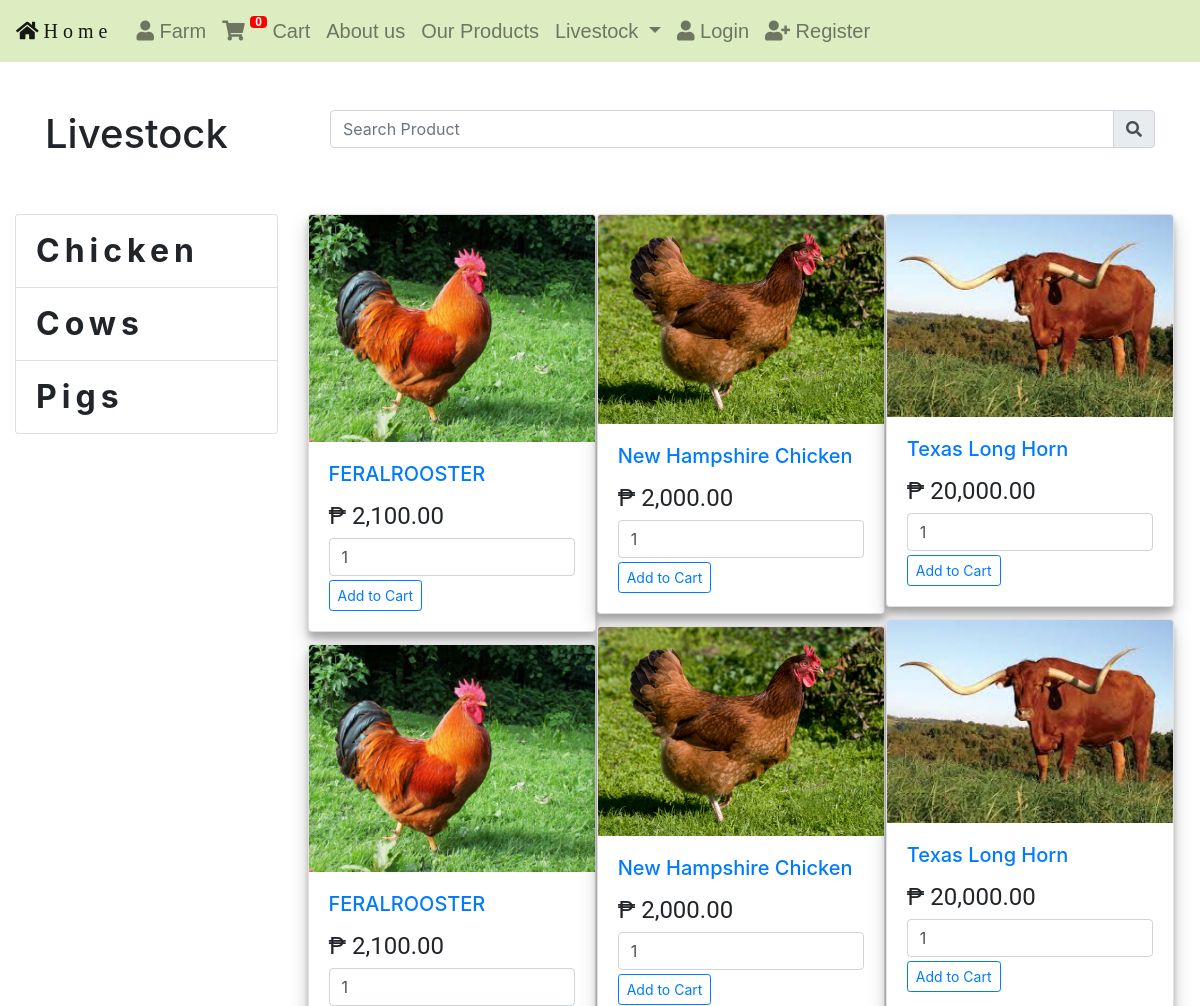
The page /views/farm.php (upper part) on the database as committed earlier.
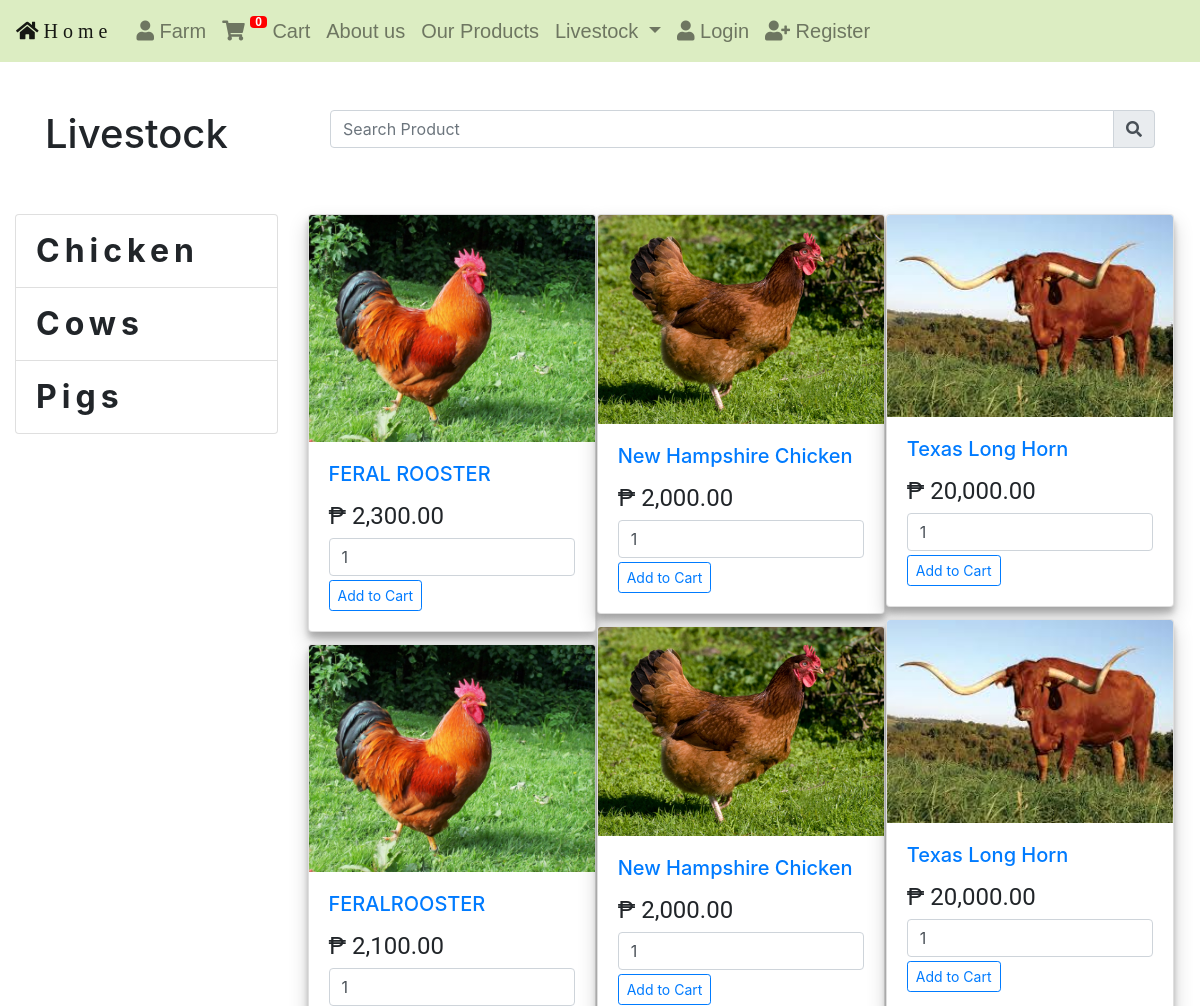
The same page on the database as committed later.
### tables this page shows
CREATE TABLE `categories` (
  `id` int(11) NOT NULL AUTO_INCREMENT,
  `name` varchar(255) DEFAULT NULL,
  PRIMARY KEY (`id`)
);

CREATE TABLE `items` (
  `id` int(11) NOT NULL AUTO_INCREMENT,
  `item_name` varchar(255) DEFAULT NULL,
  `price` decimal(10,0) DEFAULT NULL,
  `description` text NOT NULL,
  `image` varchar(255) DEFAULT NULL,
  `category_id` int(11) DEFAULT NULL,
  PRIMARY KEY (`id`),
  KEY `category_id` (`category_id`),
  CONSTRAINT `items_ibfk_1` FOREIGN KEY (`category_id`) REFERENCES `categories` (`id`)
);

### controllers/get_categories.php (called while the page is built)
<?php
require_once("connect.php");
$sql = "SELECT * FROM categories";
$result = mysqli_query($conn, $sql);
if($result) {
	$categories = mysqli_fetch_all($result, MYSQLI_ASSOC);
}
?>

### controllers/get_product.php (called while the page is built, shortened)
<?php
require_once("connect.php");
$sql = "SELECT * FROM items";
$result = mysqli_query($conn, $sql);
if($result) {
	$items = mysqli_fetch_all($result, MYSQLI_ASSOC);
}

### views/farm.php (the view, shortened to what this page needs)
<?php
require_once("../controllers/connect.php");
require_once("../controllers/get_categories.php");
require_once("../controllers/get_product.php");
require_once("../partials/start_body.php");
?>
  <?php require_once("../partials/navbar.php"); ?>
	<main id="main" class="role farm-product">
		<div class="container">
			<div class="row pt-5">
				<div class="col-lg-3">
					<h1 class="text-left">Livestock</h1>
				</div>
				<div class="col-lg-9">
					<div class="input-group">
						<input id="search-form" type="text" name="search" class="form-control" placeholder="Search Product">
						<div class="input-group-append">
							<span class="input-group-text" id="search-icon"><i class="fas fa-search"></i></span>
						</div>
					</div>
				</div>
			</div>
		</div>
		<div class="container-fluid mt-5">
			<section class="row">
				<div class="category-container col-md-3">
					<ul class="livestock list-group">
						<?php foreach($categories as $category): ?>
							<li class="list-group-item" id="<?php echo $category['id'] ?>"> <?php echo $category["name"] ?></li>
						<?php endforeach; ?>
					</ul>
				</div>
				<div class="products-container col-md-9">
					<div class="card-columns">
						<?php foreach($items as $item): ?>
							<div class="card" style="width: 18rem;">
								<img class="card-img-top" src="../app/assets/images/<?php echo $item['image'] ?>" alt="Card image cap">
								<div class="card-body">
									<h5 class="card-title">
										<a href="product.php?id=<?php echo $item['id'] ?>"><?php echo $item['item_name'] ?></a>
									</h5>
									<p class="card-text mb-1">₱ <?php echo number_format($item['price'], 2, ".", ",") ?></p>
									<input type="number" class="form-control" value=1>
									<button data-id="<?php echo $item["id"] ?>" class="add-cart btn btn-sm btn-outline-primary mt-1"> Add to Cart </button>
								</div>
							</div>
						<?php endforeach; ?>
					</div>
				</div>
			</section>
		</div>
	</main>
	<?php require_once("../partials/end_body.php") ?>

### partials/start_body.php (shortened to what this page needs)
<!DOCTYPE html>
<html>
<head>
	<link rel="stylesheet" href="https://stackpath.bootstrapcdn.com/bootstrap/4.1.3/css/bootstrap.min.css">
  <link rel="stylesheet" type="text/css" href="../app/assets/css/swiper.min.css">
  <link rel="stylesheet" type="text/css" href="../views/style.css">
  <link rel="stylesheet" href="https://use.fontawesome.com/releases/v5.5.0/css/all.css">
  <link rel="stylesheet" type="text/css" href="../views/animate.css">
</head>
<body>

### partials/navbar.php (shortened to what this page needs)
<?php
$section = null;
?>
<nav id="navigation" class="navbar navbar-expand-lg navbar-light">
  <a id="modern-farmers" class="navbar-brand" href="index.php"><i class="fas fa-home"></i>Home</a>
  <div class="collapse navbar-collapse" id="navbarSupportedContent">
    <ul class="navbar-nav mr-auto">
     <?php if((!isset($_SESSION['user'])) || ((isset($_SESSION['user'])) && ($_SESSION['user']['role_id'] == 2) )) { ?>
      <li class="nav-item">
        <a class="nav-link <?php if($section == "catalog") { echo "active"; } ?>" href="../views/farm.php?section=catalog"><i class="fas fa-user"></i> Farm </a>
      </li>
      <li class="nav-item">
        <a class="nav-link <?php if($section == "cart") { echo "active"; } ?>" href="/capstone2-ecommerce/views/cart.php?section=cart"><i class="fas fa-shopping-cart"></i>
          <span id="cart-count" class="badge badge-light"></sup>
            <?php
            if(isset($_SESSION["cart"])) {
             echo array_sum($_SESSION["cart"]);
           } else {
            echo 0;
          }
          ?>
        </span>
        Cart
      </a>
    </li>
  <?php } ?>
  <li class="nav-item">
    <a class="nav-link" href="aboutus.php">About us</a>
  </li>
   <li class="nav-item">
    <a class="nav-link" href="gallery.php">Our Products</a>
  </li>
  <li class="nav-item dropdown">
    <a class="nav-link dropdown-toggle" href="#" id="navbarDropdown" role="button" data-toggle="dropdown" aria-haspopup="true" aria-expanded="false">
      Livestock
    </a>
 </li>
 <?php if(!isset($_SESSION["user"])): ?>
  <li class="nav-item">
    <a class="nav-link <?php if($section == "login") { echo "active"; } ?>" href="../views/login.php?section=login"><i class="fas fa-user"></i> Login</a>
  </li>
  <li class="nav-item">
    <a class="nav-link <?php if($section == "register") { echo "active"; } ?>" href="../views/register.php?section=register"><i class="fas fa-user-plus"></i> Register</a>
  </li>
<?php endif; ?>
</ul>
</div>
</nav>

### partials/end_body.php (shortened to what this page needs)
</body>
</html>

### views/style.css (style rules this page uses)
.badge { vertical-align: super; font-size: 12px; background: #ff0000; color: #fff; padding: 0 5px; vertical-align: top; }
body { overflow-x: hidden; }
img { max-width: 100%; overflow-y: hidden; overflow-x: hidden; }
#navigation { font-size: 20px; font-family: sans-serif; background: #DCEDC2; z-index: 3 }
#modern-farmers { font-weight: 200px; font-family: arial-black; letter-spacing: 5px; }
.card { box-shadow: 0 10px 20px rgba(0,0,0,0.19), 0 6px 6px rgba(0,0,0,0.23); }
.card-text { font-size: 24px; font-weight: 300%; font-family: roboto; }
section { width: 100%; height: 120vh; box-sizing: border-box; }
.livestock { font-size: 32px; font-weight: bolder; letter-spacing: 5px; }

Rows that differ between the two databases and show on the page:
changed items: item_name "FERALROOSTER" → "FERAL ROOSTER"; price "2,100.00" → "2,300.00"
